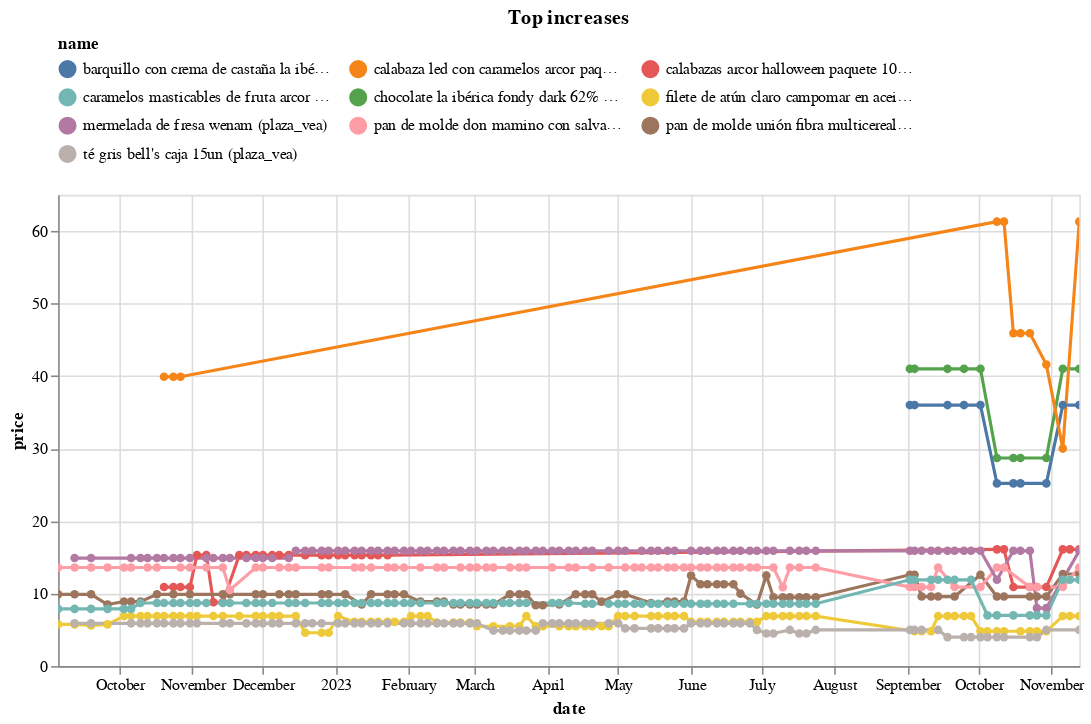

Notebook code for this chart:
### Code cell
(top_changes
 .sort_values('change')
 .tail(10)
 .pipe(plot_changes, 'Top increases')
)

### Figure 1 — Vega-Lite specification as saved in the notebook (floating-point values rounded to 4 significant figures; data arrays with more than 128 entries replaced by an {"elided": "..."} marker saying what was removed)
{"config": {"view": {"continuousWidth": 300, "continuousHeight": 300}, "legend": {"columns": 3, "orient": "top"}}, "data": {"name": "data-ba5bafefe14732353217e53c950d0376"}, "mark": {"type": "line", "point": true}, "encoding": {"color": {"field": "name", "scale": {"domain": ["barquillo con crema de castaña la ibérica táper 350g (plaza_vea)", "calabaza led con caramelos arcor paquete 200g (plaza_vea)", "calabazas arcor halloween paquete 100g (plaza_vea)", "caramelos masticables de fruta arcor bolsa 412g (plaza_vea)", "chocolate la ibérica fondy dark 62% barra 50g bolsa 6un (plaza_vea)", "filete de atún claro campomar en aceite vegetal lata 170g (plaza_vea)", "mermelada de fresa wenam (plaza_vea)", "pan de molde don mamino con salvado de trigo bolsa 560g (plaza_vea)", "pan de molde unión fibra multicereal bolsa 540g (plaza_vea)", "té gris bell's caja 15un (plaza_vea)"]}, "type": "nominal"}, "tooltip": [{"field": "name", "type": "nominal"}, {"field": "price", "type": "quantitative"}, {"field": "last_price", "type": "quantitative"}], "x": {"field": "date", "type": "temporal"}, "y": {"field": "price", "type": "quantitative"}}, "params": [{"name": "param_5", "select": {"type": "point", "fields": ["name"]}, "bind": "legend"}, {"name": "param_6", "select": {"type": "interval", "encodings": ["x", "y"]}, "bind": "scales"}], "title": "Top increases", "transform": [{"filter": {"param": "param_5"}}], "width": 650, "$schema": "https://vega.github.io/schema/vega-lite/v5.15.1.json", "datasets": {"data-ba5bafefe14732353217e53c950d0376": {"elided": "601 records"}}}
